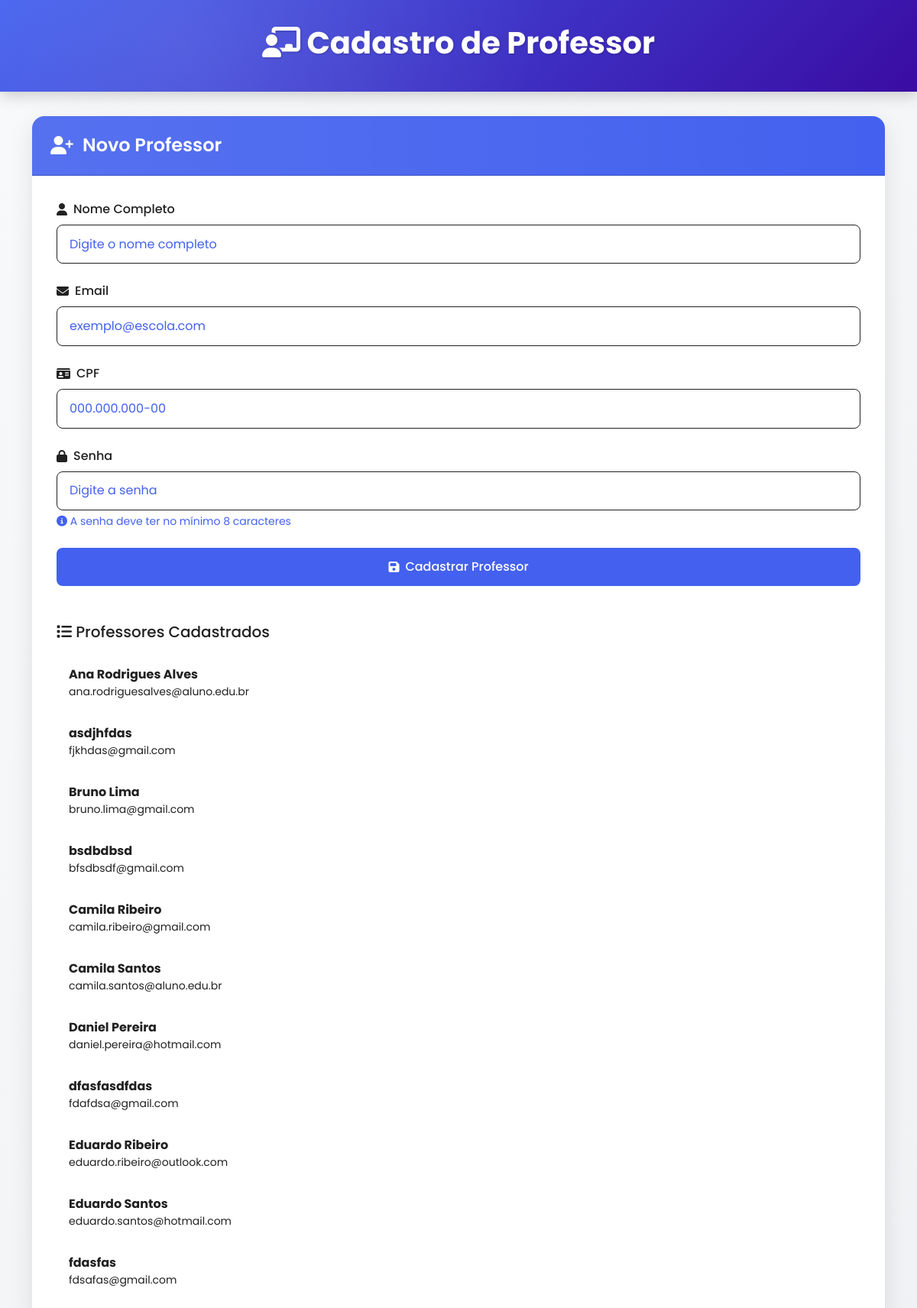
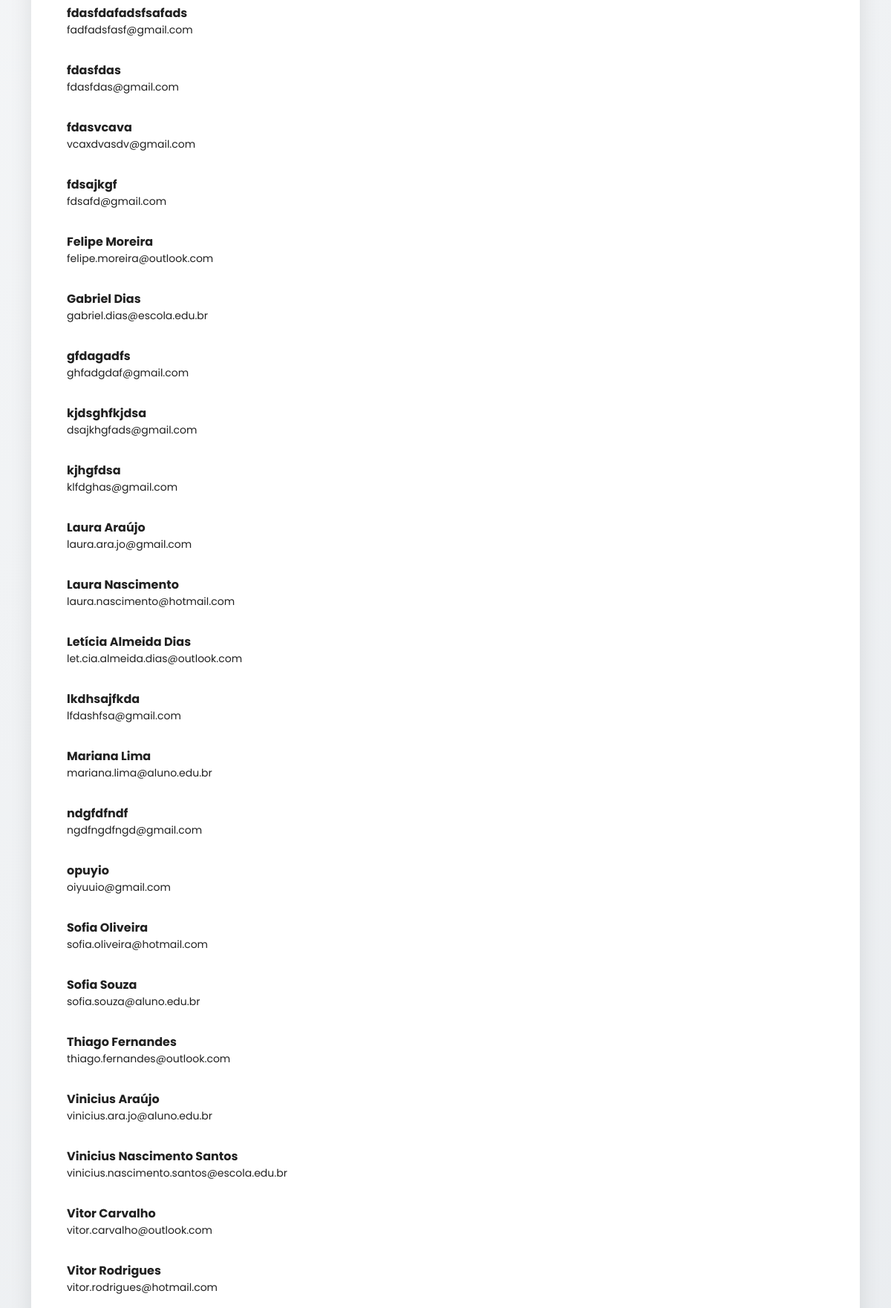
Screenshot of /frontend/cadastro_professor.php (signed in, upper part) with the database file from the repository (2 pictures, top to bottom).
### tables this page shows
CREATE TABLE `professores` (
  `id` int(11) NOT NULL,
  `nome` varchar(100) NOT NULL,
  `email` varchar(100) NOT NULL,
  `cpf` varchar(14) NOT NULL,
  `senha` varchar(255) NOT NULL,
  `data_cadastro` datetime DEFAULT current_timestamp(),
  `ultimo_login` datetime DEFAULT NULL,
  `ativo` tinyint(1) DEFAULT 1,
  `admin` tinyint(1) DEFAULT 0
);

### frontend/cadastro_professor.php (the view, shortened to what this page needs)
<!DOCTYPE html>
<html lang="pt" data-theme="light">
<head>
    <link href="https://cdn.jsdelivr.net/npm/bootstrap@5.3.0/dist/css/bootstrap.min.css" rel="stylesheet">
    <link rel="stylesheet" href="https://cdnjs.cloudflare.com/ajax/libs/font-awesome/6.4.2/css/all.min.css">
    <link rel="stylesheet" href="assets/css/cadastro_professor.css">
</head>
<body>
    <div class="dashboard-header text-center">
        <div class="container">
            <h1 class="mb-2">
                <i class="fas fa-chalkboard-teacher"></i> Cadastro de Professor
            </h1>
        </div>
    </div>
    <div class="container">
        <div class="card">
            <div class="card-header">
                <h4>
                    <i class="fas fa-user-plus"></i> Novo Professor
                </h4>
            </div>
            <div class="card-body">
                <form method="POST" action="">
                    <div class="mb-4">
                        <label for="nome" class="form-label">
                            <i class="fas fa-user"></i> Nome Completo
                        </label>
                        <input type="text" class="form-control" name="nome" id="nome" required
                            placeholder="Digite o nome completo">
                    </div>
                    <div class="mb-4">
                        <label for="email" class="form-label">
                            <i class="fas fa-envelope"></i> Email
                        </label>
                        <input type="email" class="form-control" name="email" id="email" required
                            placeholder="exemplo@escola.com">
                    </div>
                    <div class="mb-4">
                        <label for="cpf" class="form-label">
                            <i class="fas fa-id-card"></i> CPF
                        </label>
                        <input type="text" class="form-control" name="cpf" id="cpf" required
                            placeholder="000.000.000-00">
                    </div>
                    <div class="mb-4">
                        <label for="senha" class="form-label">
                            <i class="fas fa-lock"></i> Senha
                        </label>
                        <input type="password" class="form-control" name="senha" id="senha" required
                            placeholder="Digite a senha">
                        <div class="form-text" style="color: var(--primary-color);">
                            <i class="fas fa-info-circle"></i> A senha deve ter no mínimo 8 caracteres
                        </div>
                    </div>
                    <button type="submit" class="btn btn-primary w-100">
                        <i class="fas fa-save"></i> Cadastrar Professor
                    </button>
                </form>
                <div class="mt-5">
                    <h5 class="mb-3" style="color: var(--text-color);">
                        <i class="fas fa-list"></i> Professores Cadastrados
                    </h5>
                    <div class="list-group">
                        <?php
                        require '../includes/conn.php';
                        $sql = "SELECT id, nome, email FROM professores ORDER BY nome ASC";
                        $result = $conn->query($sql);
                        if ($result->num_rows > 0) {
                            while ($row = $result->fetch_assoc()) {
                                echo '<div class="list-group-item">';
                                echo '<div class="d-flex justify-content-between align-items-center">';
                                echo '<div>';
                                echo '<strong>' . htmlspecialchars($row['nome']) . '</strong>';
                                echo '<div class="small"  style="color: var(--text-color);">' . htmlspecialchars($row['email']) . '</div>';
                                echo '</div>';
                                echo '</div>';
                                echo '</div>';
                            }
                        } else {
                            echo '<div class="list-group-item text-center text-muted">';
                            echo '<i class="fas fa-user-slash fa-2x mb-2"></i>';
                            echo '<p class="mb-0">Nenhum professor cadastrado</p>';
                            echo '</div>';
                        }
                        ?>
                    </div>
                </div>
            </div>
        </div>
    </div>
    <link rel="stylesheet" href="_css/footer.css">
</body>
</html>

### frontend/assets/css/cadastro_professor.css (style rules this page uses)
:root { --primary-color: #4361ee; --primary-hover: #3a56d4; --secondary-color: #f0f4f8; --text-color: #212121; --card-bg: #ffffff; --body-bg: linear-gradient(135deg, #f8f9fa, #e9ecef); --shadow-color: rgba(0, 0, 0, 0.1); --icon-color: #4361ee; --danger-color: #ef233c; --danger-hover: #d90429; --header-bg: linear-gradient(135deg, #4361ee, #3a0ca3); --stats-card-bg: #ffffff; --quick-action-bg: #edf2fb; --notification-badge: #f72585; --success-color: #4cc9f0; --warning-color: #f8961e; }
body { background: var(--body-bg); font-family: 'Poppins', sans-serif; color: var(--text-color); transition: all 0.5s ease; min-height: 100vh; margin: 0; padding: 0; overflow-x: hidden; }
.dashboard-header { background: var(--header-bg); color: white; padding: 2rem 0; margin-bottom: 2rem; box-shadow: 0 4px 20px rgba(0, 0, 0, 0.2); transition: all 0.5s ease; position: relative; overflow: hidden; }
.dashboard-header::before { content: ''; position: absolute; top: 0; left: 0; width: 100%; height: 100%; background: radial-gradient(circle at 20% 50%, rgba(255,255,255,0.1) 0%, transparent 50%); }
.dashboard-header h1 { font-weight: 700; font-size: 2.5rem; text-shadow: 1px 1px 3px rgba(0, 0, 0, 0.2); position: relative; animation: fadeInDown 0.8s ease; }
.card { border-radius: 16px; box-shadow: 0 10px 30px var(--shadow-color); transition: all 0.4s cubic-bezier(0.175, 0.885, 0.32, 1.275); background-color: var(--card-bg); border: none; margin-bottom: 2rem; overflow: hidden; transform: translateY(0); animation: cardEntrance 0.6s ease-out both; }
.card-header { border-radius: 16px 16px 0 0; background: var(--primary-color); color: white; padding: 1.5rem; transition: all 0.5s ease; position: relative; overflow: hidden; }
.card-header::after { content: ''; position: absolute; top: 0; left: 0; width: 100%; height: 100%; background: linear-gradient(90deg, rgba(255,255,255,0.1) 0%, rgba(255,255,255,0) 100%); }
.card-header h4 { font-size: 1.5rem; font-weight: 600; margin: 0; display: flex; align-items: center; gap: 12px; position: relative; color: white; }
.card-body { padding: 2rem; background-color: var(--card-bg); transition: all 0.5s ease; }
.form-control { background-color: var(--card-bg); border: 1px solid var(--primary-color); color: var(--text-color); padding: 0.8rem 1rem; border-radius: 8px; transition: all 0.3s ease; border: 1px solid; }
.form-control::placeholder { color: var(--primary-color); }
.form-label { color: var(--text-color); font-weight: 500; margin-bottom: 0.5rem; display: flex; align-items: center; gap: 0.5rem; }
.btn { padding: 0.8rem 1.5rem; border-radius: 8px; font-weight: 500; transition: all 0.3s ease; display: inline-flex; align-items: center; justify-content: center; gap: 0.5rem; }
.btn-primary { background-color: var(--primary-color); border: none; }
.list-group-item { background-color: var(--card-bg); border: 1px solid var(--border-color); color: var(--text-color); padding: 1rem; transition: all 0.3s ease; }

### rows the page displays
professores: nome "Ana Rodrigues Alves", email "ana.rodriguesalves@aluno.edu.br"
professores: nome "asdjhfdas", email "fjkhdas@gmail.com"
professores: nome "Bruno Lima", email "bruno.lima@gmail.com"
professores: nome "bsdbdbsd", email "bfsdbsdf@gmail.com"
professores: nome "Camila Ribeiro", email "camila.ribeiro@gmail.com"
professores: nome "Camila Santos", email "camila.santos@aluno.edu.br"
professores: nome "Daniel Pereira", email "daniel.pereira@hotmail.com"
professores: nome "dfasfasdfdas", email "fdafdsa@gmail.com"
professores: nome "Eduardo Ribeiro", email "eduardo.ribeiro@outlook.com"
professores: nome "Eduardo Santos", email "eduardo.santos@hotmail.com"
professores: nome "fdasfas", email "fdsafas@gmail.com"
professores: nome "fdasfdafadsfsafads", email "fadfadsfasf@gmail.com"
professores: nome "fdasfdas", email "fdasfdas@gmail.com"
professores: nome "fdasvcava", email "vcaxdvasdv@gmail.com"
professores: nome "fdsajkgf", email "fdsafd@gmail.com"
professores: nome "Felipe Moreira", email "felipe.moreira@outlook.com"
professores: nome "Gabriel Dias", email "gabriel.dias@escola.edu.br"
professores: nome "gfdagadfs", email "ghfadgdaf@gmail.com"
professores: nome "kjdsghfkjdsa", email "dsajkhgfads@gmail.com"
professores: nome "kjhgfdsa", email "klfdghas@gmail.com"
professores: nome "Laura Araújo", email "laura.ara.jo@gmail.com"
professores: nome "Laura Nascimento", email "laura.nascimento@hotmail.com"
professores: nome "Letícia Almeida Dias", email "let.cia.almeida.dias@outlook.com"
professores: nome "lkdhsajfkda", email "lfdashfsa@gmail.com"
professores: nome "Mariana Lima", email "mariana.lima@aluno.edu.br"
professores: nome "ndgfdfndf", email "ngdfngdfngd@gmail.com"
professores: nome "opuyio", email "oiyuuio@gmail.com"
professores: nome "Sofia Oliveira", email "sofia.oliveira@hotmail.com"
professores: nome "Sofia Souza", email "sofia.souza@aluno.edu.br"
professores: nome "Thiago Fernandes", email "thiago.fernandes@outlook.com"
professores: nome "Vinicius Araújo", email "vinicius.ara.jo@aluno.edu.br"
professores: nome "Vinicius Nascimento Santos", email "vinicius.nascimento.santos@escola.edu.br"
professores: nome "Vitor Carvalho", email "vitor.carvalho@outlook.com"
professores: nome "Vitor Rodrigues", email "vitor.rodrigues@hotmail.com"
